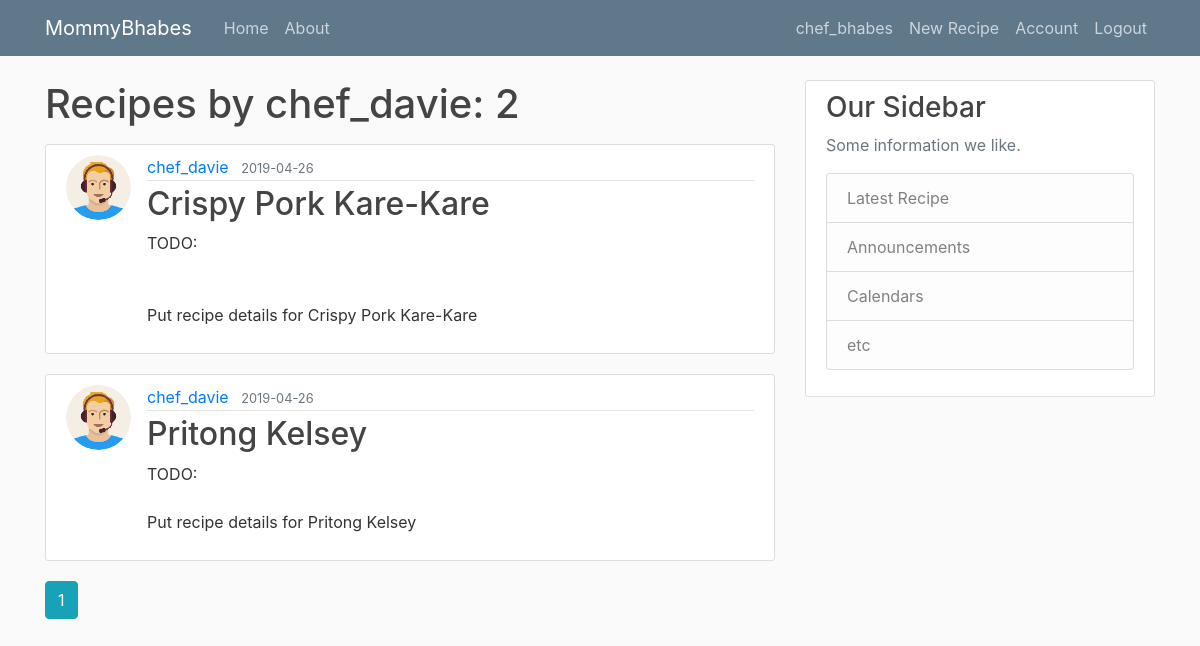
Screenshot of /user/chef_davie (signed in) with the database file from the repository.
### flask_1/models.py (models this page shows, shortened)
class User(db.Model, UserMixin):
    id = db.Column(db.Integer, primary_key=True)
    username = db.Column(db.String(20), unique=True, nullable=False)
    email = db.Column(db.String(120), unique=True, nullable=False)
    image_file = db.Column(db.String(20), nullable=False, default='default.jpg')
    password = db.Column(db.String(60), nullable=False)
    recipes = db.relationship('Recipe', backref='author', lazy=True)

class Recipe(db.Model):
    id = db.Column(db.Integer, primary_key=True)
    title = db.Column(db.String(100), nullable=False)
    date_posted = db.Column(db.DateTime, nullable=False, default=datetime.utcnow)
    content = db.Column(db.Text(100), nullable=False)
    user_id = db.Column(db.Integer, db.ForeignKey('user.id'), nullable=False)

### flask_1/users/routes.py (the view)
@users.route("/user/<string:username>")
def user_recipes(username):
    page = request.args.get('page', 1, type=int)
    user = User.query.filter_by(username=username).first_or_404()
    recipes = Recipe.query.filter_by(author=user)\
        .order_by(Recipe.date_posted.desc())\
        .paginate(page=page, per_page=5)
    return render_template('user_recipe.html', recipes=recipes, user=user)

### flask_1/models.py (called while the page is built)
@login_manager.user_loader
def load_user(user_id):
    return User.query.get(int(user_id))

### flask_1/templates/user_recipe.html
{% extends "layout.html" %}
{% block content %}
    <h1 class="mb-3">Recipes by {{ user.username }}: {{ recipes.total }}</h1>
    {% for recipe in recipes.items %}
        <article class="media content-section">
            <img class="rounded-circle article-img" src="{{ url_for('static', filename='profile_pics/' + recipe.author.image_file) }}">
            <div class="media-body">
              <div class="article-metadata">
                <a class="mr-2" href="{{ url_for('users.user_recipes', username=user.username)}}">{{ recipe.author.username }}</a>
                <small class="text-muted">{{ recipe.date_posted.strftime('%Y-%m-%d') }}</small>
              </div>
              <h2><a class="article-title" href="{{ url_for('recipes.recipe', recipe_id=recipe.id) }}">{{ recipe.title }}</a></h2>
              <p class="article-content">{{ recipe.content }}</p>
            </div>
          </article>
    {% endfor %}
    {% for page_num in recipes.iter_pages(left_edge=1, right_edge=1, left_current=1, right_current=2) %}
        {% if page_num %}
            {% if recipes.page == page_num %}
                <a class="btn btn-info mb-4" href="{{ url_for('users.user_recipes', username=user.username, page=page_num)}}">{{ page_num }}</a>
            {% else %}
                <a class="btn btn-outline-info mb-4" href="{{ url_for('users.user_recipes', username=user.username, page=page_num)}}">{{ page_num }}</a>
            {% endif %}
        {% else %}
            ...
        {% endif %}
    {% endfor %}
{% endblock content %}

### flask_1/templates/layout.html (shortened to what this page needs)
<!DOCTYPE html>
<html lang="en">
<head>
    <link rel="stylesheet" href="https://stackpath.bootstrapcdn.com/bootstrap/4.3.1/css/bootstrap.min.css">
    <link rel="stylesheet" type="text/css" href="{{url_for('static', filename='main.css')}}">
</head>
<body>
    <header class="site-header">
        <nav class="navbar navbar-expand-md navbar-dark bg-steel fixed-top">
            <div class="container">
            <a class="navbar-brand mr-4" href="/">MommyBhabes</a>
            <div class="collapse navbar-collapse" id="navbarToggle">
                <div class="navbar-nav mr-auto">
                <a class="nav-item nav-link" href="{{ url_for('main.home') }}">Home</a>
                <a class="nav-item nav-link" href="{{ url_for('main.about') }}">About</a>
                </div>
                <div class="navbar-nav">
                    {% if current_user.is_authenticated %}
                        <a class="nav-item nav-link" href="#">{{ current_user.username }}</a>
                        <a class="nav-item nav-link" href="{{ url_for('recipes.new_recipe') }}">New Recipe</a>
                        <a class="nav-item nav-link" href="{{ url_for('users.account') }}">Account</a>
                        <a class="nav-item nav-link" href="{{ url_for('users.logout') }}">Logout</a>
                    {% else %}
                        <a class="nav-item nav-link" href="{{ url_for('users.login') }}">Login</a>
                        <a class="nav-item nav-link" href="{{ url_for('users.register') }}">Register</a>
                    {% endif %}
                </div>
            </div>
            </div>
        </nav>
    </header>
    <main role="main" class="container">
        <div class="row">
            <div class="col-md-8">
                {% block content %}{% endblock %}
            </div>
            <div class="col-md-4">
                <div class="content-section">
                    <h3>Our Sidebar</h3>
                    <p class='text-muted'>Some information we like.
                    <ul class="list-group">
                        <li class="list-group-item list-group-item-light">Latest Recipe</li>
                        <li class="list-group-item list-group-item-light">Announcements</li>
                        <li class="list-group-item list-group-item-light">Calendars</li>
                        <li class="list-group-item list-group-item-light">etc</li>
                    </ul>
                    </p>
                </div>
            </div>
        </div>
    </main>
</body>
</html>

### flask_1/static/main.css (style rules this page uses)
body { background: #fafafa; color: #333333; margin-top: 5rem; }
h1, h2, h3, h4, h5, h6 { color: #444444; }
.bg-steel { background-color: #5f788a; }
.site-header .navbar-nav .nav-link { color: #cbd5db; }
.content-section { background: #ffffff; padding: 10px 20px; border: 1px solid #dddddd; border-radius: 3px; margin-bottom: 20px; }
.article-title { color: #444444; }
.article-content { white-space: pre-line; }
.article-img { height: 65px; width: 65px; margin-right: 16px; }
.article-metadata { padding-bottom: 1px; margin-bottom: 4px; border-bottom: 1px solid #e3e3e3 }

### rows the page displays
User: username "chef_bhabes"
User: username "chef_davie"
Recipe: image_file (picture), author.username "chef_davie", date_posted "2019-04-26", title "Crispy Pork Kare-Kare", content "TODO: Put recipe details for Crispy Pork Kare-Kare"
Recipe: image_file (picture), author.username "chef_davie", date_posted "2019-04-26", title "Pritong Kelsey", content "TODO: Put recipe details for Pritong Kelsey"

### other values shown
{{ recipes.total }} "2"
{{ page_num }} "1"
